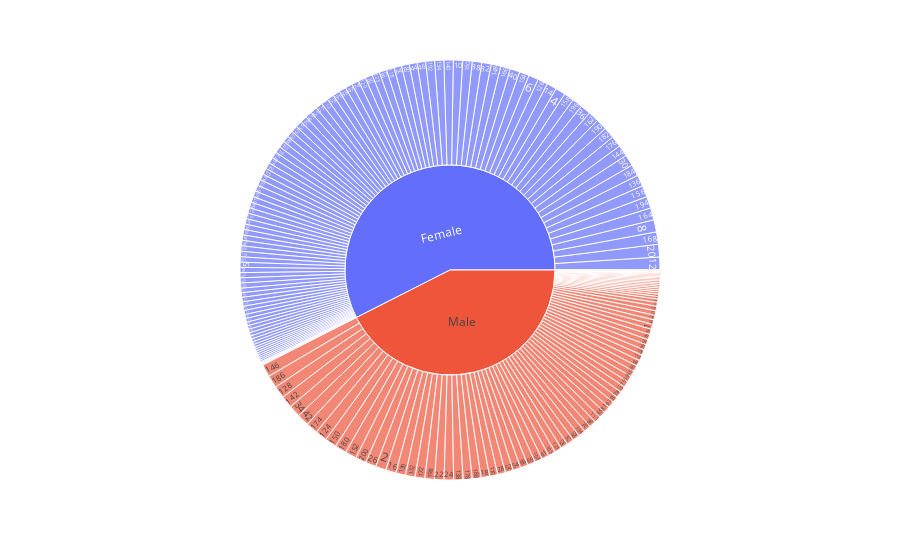

The cell this chart's notebook holds for it:
### Code cell
# sunburst
import plotly.express as px

# Simplified Sunburst Chart
fig = px.sunburst(df, path=['Gender', 'CustomerID'], values='Spending_Score_1_100')
fig.show()

### Figure 1 — Plotly figure (JSON) as saved in the notebook; plotly's stock layout.template omitted (floating-point values rounded to 4 significant figures; data arrays with more than 128 entries replaced by an {"elided": "..."} marker saying what was removed)
{"data": [{"branchvalues": "total", "domain": {"x": [0, 1], "y": [0, 1]}, "hovertemplate": "labels=%{label}<br>Spending_Score_1_100=%{value}<br>parent=%{parent}<br>id=%{id}<extra></extra>", "ids": {"elided": "202 str values"}, "labels": {"elided": "202 str values"}, "name": "", "parents": {"elided": "202 str values"}, "type": "sunburst", "values": {"elided": "202 int values"}}], "layout": {"autosize": true, "legend": {"tracegroupgap": 0}, "margin": {"t": 60}}}
